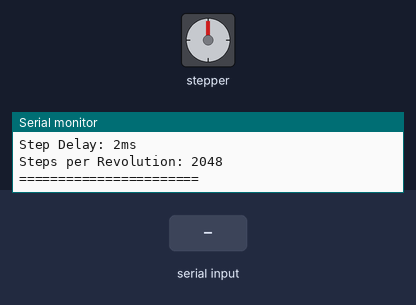
This sketch was run on a simulated Arduino Uno, built with avr-gcc and run on an emulated ATmega328P. Parts: stepper motor, the last lines printed to the serial monitor. Wiring (inferred from the names in the program): stepper motor (2048 steps per turn assumed): coils pin 8, pin 9, pin 10, pin 11. The test bench sets the inputs (shaded band).

Above: at 1.8 s.
1.9 s: "1" received over Serial
At 3.4 s:
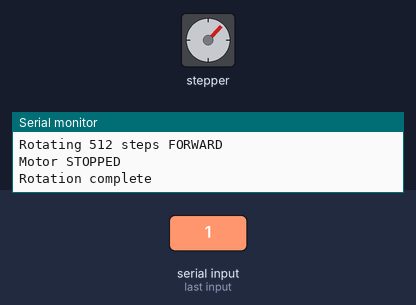
4.4 s: byte 114 ('r') received over Serial
At 4.88 s:
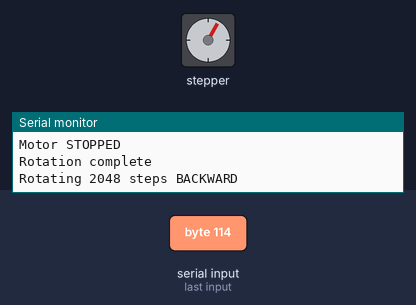
At 5.92 s:
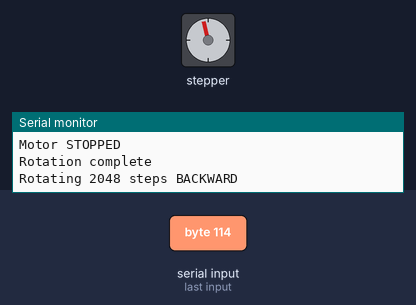
7.4 s: "b90\n" received over Serial
10.4 s: byte 104 ('h') received over Serial
Timing chart, 0 to 14.0 s (numbered marks = the images above; inputs shaded):
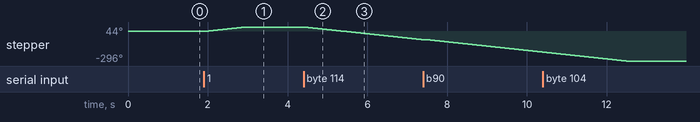

Measured:
- after the input at 1.9 s, stepper: turns 44° clockwise in 1.0 s, starting at once
- after the input at 4.4 s, stepper: keeps turning counter-clockwise at about 43°/s, starting at once

The sketch:

stepper_motor_control.ino
```cpp
/*
 * 5-Pin Stepper Motor Control for ELEGoo UNO R3
 * Controls a 5-pin stepper motor with ULN2003 driver
 *
 * Wiring for ULN2003 Stepper Motor Driver:
 * - IN1 -> Digital Pin 8
 * - IN2 -> Digital Pin 9
 * - IN3 -> Digital Pin 10
 * - IN4 -> Digital Pin 11
 * - VCC -> 5V
 * - GND -> GND
 * - Motor center tap -> VCC (5V)
 * - Motor coils -> OUT1, OUT2, OUT3, OUT4
 *
 * Stepper Motor: 28BYJ-48 (5V, 4-phase, 1/64 gear ratio)
 */

// Stepper motor pins
const int IN1_PIN = 8;
const int IN2_PIN = 9;
const int IN3_PIN = 10;
const int IN4_PIN = 11;

// Motor parameters
int stepDelay = 2;  // Delay between steps (milliseconds)
int stepsPerRevolution = 2048;  // 28BYJ-48 has 2048 steps per revolution
int currentStep = 0;
int totalSteps = 0;

// Motor states
enum MotorState {
  STOPPED,
  FORWARD,
  BACKWARD
};

MotorState currentState = STOPPED;

// Step sequence for 4-phase stepper motor (half-step mode)
const int stepSequence[8][4] = {
  {1, 0, 0, 0},
  {1, 1, 0, 0},
  {0, 1, 0, 0},
  {0, 1, 1, 0},
  {0, 0, 1, 0},
  {0, 0, 1, 1},
  {0, 0, 0, 1},
  {1, 0, 0, 1}
};

void setup() {
  Serial.begin(9600);

  // Initialize stepper motor pins
  pinMode(IN1_PIN, OUTPUT);
  pinMode(IN2_PIN, OUTPUT);
  pinMode(IN3_PIN, OUTPUT);
  pinMode(IN4_PIN, OUTPUT);

  // Initialize motor in stopped state
  stopMotor();

  Serial.println("=== 5-Pin Stepper Motor Control ===");
  Serial.println("Commands:");
  Serial.println("  'f' - Rotate forward (1 revolution)");
  Serial.println("  'b' - Rotate backward (1 revolution)");
  Serial.println("  's' - Stop motor");
  Serial.println("  '+' - Increase speed (decrease delay)");
  Serial.println("  '-' - Decrease speed (increase delay)");
  Serial.println("  '1' - Rotate 1/4 turn forward");
  Serial.println("  '2' - Rotate 1/2 turn forward");
  Serial.println("  '3' - Rotate 3/4 turn forward");
  Serial.println("  '4' - Rotate 1 full turn forward");
  Serial.println("  'r' - Rotate 1 full turn backward");
  Serial.println("  'c' - Rotate 1/4 turn backward");
  Serial.println("  'h' - Rotate 1/2 turn backward");
  Serial.println("  't' - Rotate 3/4 turn backward");
  Serial.println("  'i' - Show status");
  Serial.println("  'p' - Set custom position");

  printStatus();
}

void loop() {
  // Check for serial commands
  if (Serial.available() > 0) {
    char command = Serial.read();
    handleCommand(command);
  }

  // Execute motor movement if not stopped
  if (currentState != STOPPED) {
    executeStep();
  }

  delay(stepDelay);
}

void handleCommand(char command) {
  switch (command) {
    case 'f':
    case 'F':
      rotateSteps(stepsPerRevolution, FORWARD);
      break;

    case 'b':
    case 'B':
      rotateSteps(stepsPerRevolution, BACKWARD);
      break;

    case 's':
    case 'S':
      stopMotor();
      break;

    case '+':
      increaseSpeed();
      break;

    case '-':
      decreaseSpeed();
      break;

    case '1':
      rotateSteps(stepsPerRevolution / 4, FORWARD);
      break;

    case '2':
      rotateSteps(stepsPerRevolution / 2, FORWARD);
      break;

    case '3':
      rotateSteps((stepsPerRevolution * 3) / 4, FORWARD);
      break;

    case '4':
      rotateSteps(stepsPerRevolution, FORWARD);
      break;

    case 'r':
      rotateSteps(stepsPerRevolution, BACKWARD);
      break;

    case 'c':
      rotateSteps(stepsPerRevolution / 4, BACKWARD);
      break;

    case 'h':
      rotateSteps(stepsPerRevolution / 2, BACKWARD);
      break;

    case 't':
      rotateSteps((stepsPerRevolution * 3) / 4, BACKWARD);
      break;

    case 'i':
    case 'I':
      printStatus();
      break;

    case 'p':
    case 'P':
      setCustomPosition();
      break;

    default:
      Serial.println("Unknown command. Use f/b/s/+/-/1/2/3/4/r/c/h/t/i/p");
      break;
  }
}

void rotateSteps(int steps, MotorState direction) {
  if (steps <= 0) return;

  currentState = direction;
  totalSteps = steps;
  currentStep = 0;

  Serial.print("Rotating ");
  Serial.print(steps);
  Serial.print(" steps ");
  Serial.println(direction == FORWARD ? "FORWARD" : "BACKWARD");
}

void executeStep() {
  if (currentStep >= totalSteps) {
    stopMotor();
    Serial.println("Rotation complete");
    return;
  }

  int stepPattern;

  // Calculate the step pattern based on direction
  if (currentState == FORWARD) {
    stepPattern = currentStep % 8; // Cycles 0, 1, 2, ..., 7
  } else { // BACKWARD
    stepPattern = 7 - (currentStep % 8); // Cycles 7, 6, 5, ..., 0
  }

  // Apply step pattern to motor pins
  digitalWrite(IN1_PIN, stepSequence[stepPattern][0]);
  digitalWrite(IN2_PIN, stepSequence[stepPattern][1]);
  digitalWrite(IN3_PIN, stepSequence[stepPattern][2]);
  digitalWrite(IN4_PIN, stepSequence[stepPattern][3]);

  // Move to the next step in the overall rotation
  currentStep++;
}

void stopMotor() {
  currentState = STOPPED;
  totalSteps = 0;
  currentStep = 0;

  // Turn off all motor pins
  digitalWrite(IN1_PIN, LOW);
  digitalWrite(IN2_PIN, LOW);
  digitalWrite(IN3_PIN, LOW);
  digitalWrite(IN4_PIN, LOW);

  Serial.println("Motor STOPPED");
}

void increaseSpeed() {
  if (stepDelay > 1) {
    stepDelay--;
    Serial.print("Speed increased. Delay: ");
    Serial.print(stepDelay);
    Serial.println("ms");
  } else {
    Serial.println("Already at maximum speed");
  }
}

void decreaseSpeed() {
  if (stepDelay < 10) {
    stepDelay++;
    Serial.print("Speed decreased. Delay: ");
    Serial.print(stepDelay);
    Serial.println("ms");
  } else {
    Serial.println("Already at minimum speed");
  }
}

void setCustomPosition() {
  Serial.println("Enter number of steps (positive for forward, negative for backward):");

  // Wait for user input
  while (Serial.available() == 0) {
    delay(10);
  }

  int steps = Serial.parseInt();

  if (steps > 0) {
    rotateSteps(steps, FORWARD);
  } else if (steps < 0) {
    rotateSteps(-steps, BACKWARD);
  } else {
    Serial.println("Invalid input");
  }
}

void printStatus() {
  Serial.println("\n=== Stepper Motor Status ===");
  Serial.print("State: ");
  switch (currentState) {
    case STOPPED: Serial.println("STOPPED"); break;
    case FORWARD: Serial.println("FORWARD"); break;
    case BACKWARD: Serial.println("BACKWARD"); break;
  }
  Serial.print("Current Step: ");
  Serial.println(currentStep);
  Serial.print("Total Steps: ");
  Serial.println(totalSteps);
  Serial.print("Step Delay: ");
  Serial.print(stepDelay);
  Serial.println("ms");
  Serial.print("Steps per Revolution: ");
  Serial.println(stepsPerRevolution);
  Serial.println("=======================\n");
}
```
